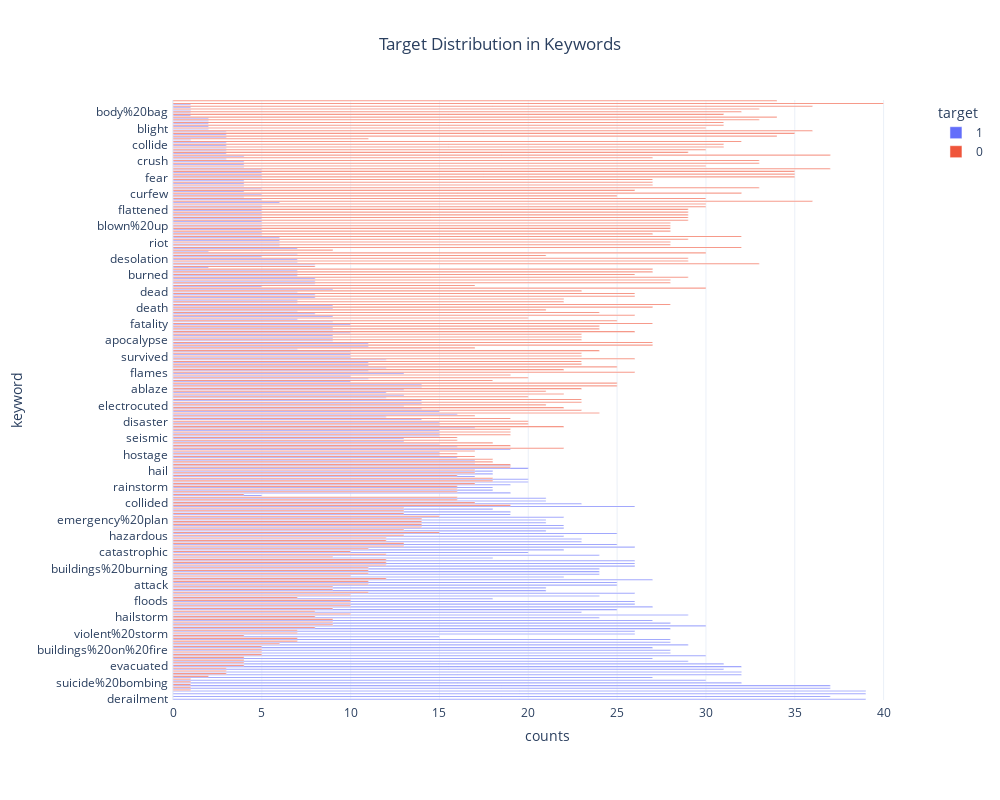

Notebook code cell kept with this figure:
### Code cell
fig = px.bar(final_keyword_dist, x='counts',y='keyword',color='target', orientation='h')
#fig.add_trace(go.Bar(x=final_keyword_dist.counts,y=final_keyword_dist.keyword,orientation='h',hue=final_keyword_dist.target))


fig.update_layout(title_text='Missing values Analysis',
                  title_x=0.5,
                    width=1000,
                     height=800,
                     margin=dict(
        l=50,
        r=50,
        b=100,
        t=100,
        pad=4
    ),template='plotly_white')
fig.update_layout(title_text='Target Distribution in Keywords',barmode='group')
fig.show()

### Figure 1 — Plotly figure (JSON) as saved in the notebook; plotly's stock layout.template omitted (floating-point values rounded to 4 significant figures; data arrays with more than 128 entries replaced by an {"elided": "..."} marker saying what was removed)
{"data": [{"alignmentgroup": "True", "hovertemplate": "target=1<br>counts=%{x}<br>keyword=%{y}<extra></extra>", "legendgroup": "1", "marker": {"color": "#636efa", "pattern": {"shape": ""}}, "name": "1", "offsetgroup": "1", "orientation": "h", "showlegend": true, "textposition": "auto", "type": "bar", "x": {"elided": "220 int values"}, "xaxis": "x", "y": {"elided": "220 str values"}, "yaxis": "y"}, {"alignmentgroup": "True", "hovertemplate": "target=0<br>counts=%{x}<br>keyword=%{y}<extra></extra>", "legendgroup": "0", "marker": {"color": "#EF553B", "pattern": {"shape": ""}}, "name": "0", "offsetgroup": "0", "orientation": "h", "showlegend": true, "textposition": "auto", "type": "bar", "x": {"elided": "218 int values"}, "xaxis": "x", "y": {"elided": "218 str values"}, "yaxis": "y"}], "layout": {"barmode": "group", "height": 800, "legend": {"title": {"text": "target"}, "tracegroupgap": 0}, "margin": {"b": 100, "l": 50, "pad": 4, "r": 50, "t": 100}, "title": {"text": "Target Distribution in Keywords", "x": 0.5}, "width": 1000, "xaxis": {"anchor": "y", "domain": [0, 1], "title": {"text": "counts"}}, "yaxis": {"anchor": "x", "domain": [0, 1], "title": {"text": "keyword"}}}}
